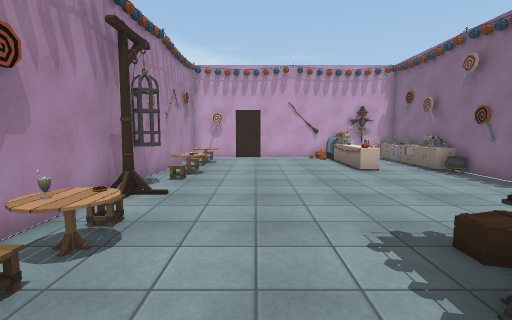
View 1 (above)

14 first-person views from a walk through a 3-D level made in the Unity game engine. The camera is 1.5 m above the floor, tilts 6° down and sees 85° across. The floor is counted in squares, 1 m on a side. Each view is taken from the middle of a square. On the plan, view 1 faces up. The plan holds only what a view shows up to about 14 squares ahead; the rest is blank. Some surface patterns are stand-ins.

View 2
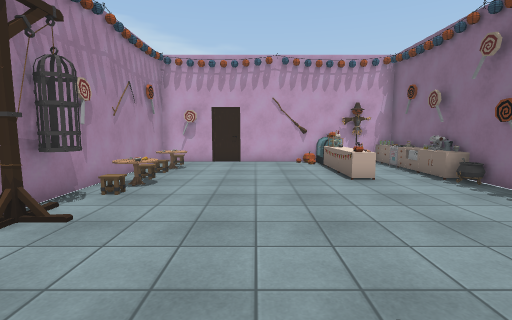

View 3
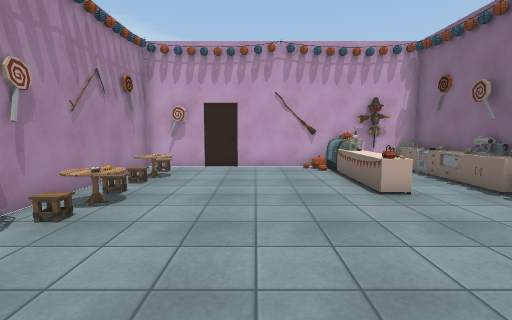

View 4
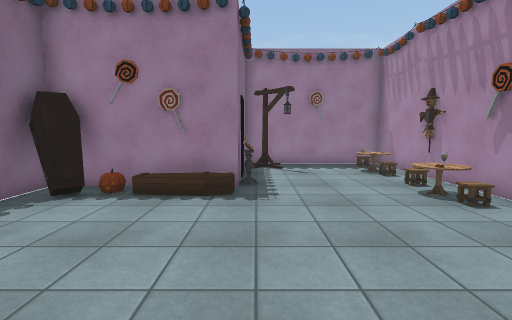

View 5
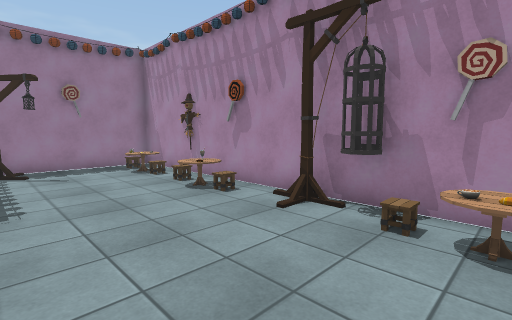

View 6
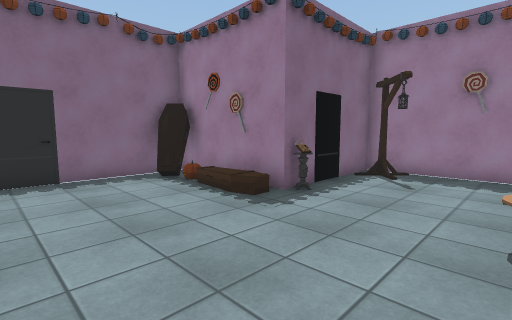

View 7
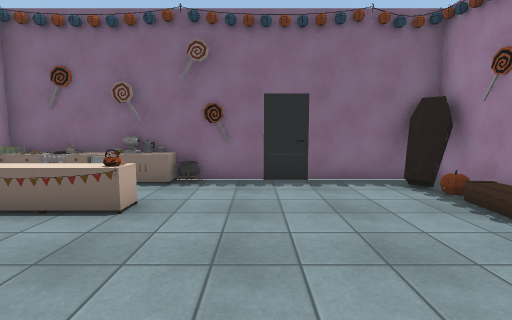

View 8
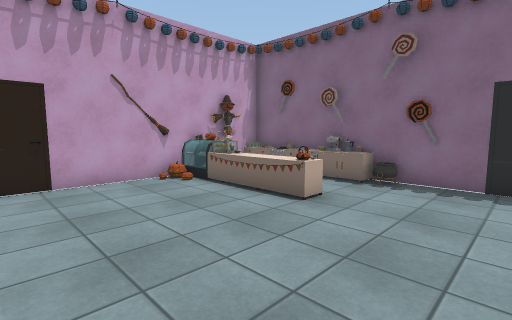

View 9
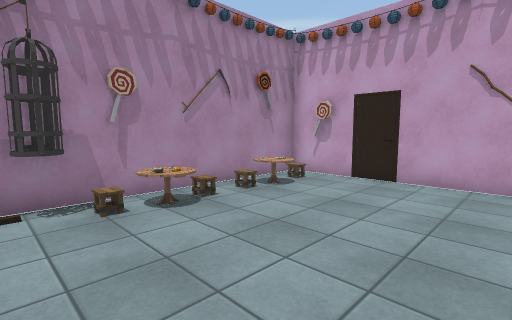

View 10
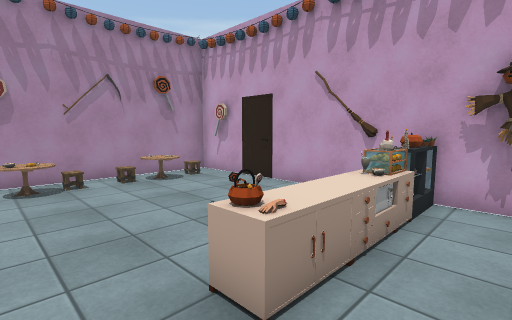

View 11
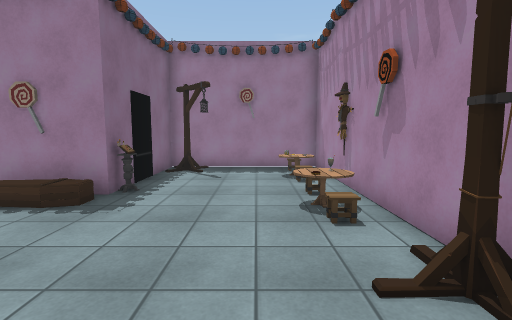

View 12
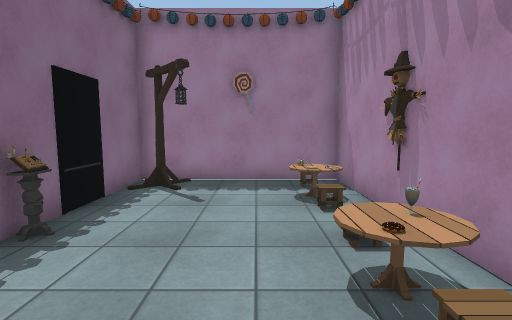

View 13
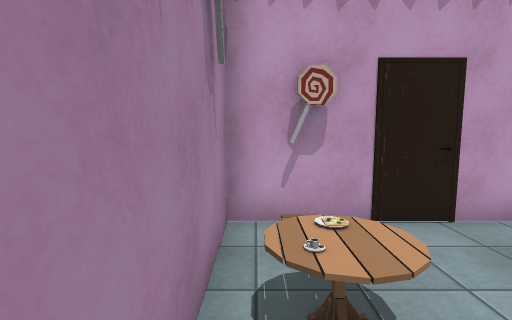

View 14
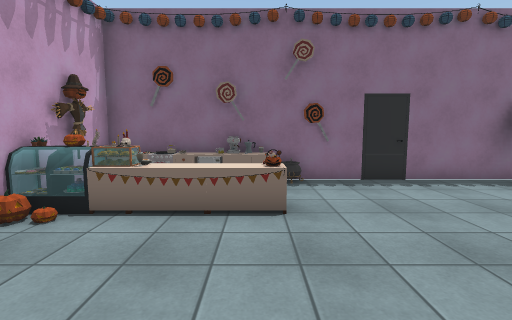

### Floor plan
Points are (right, up) in squares from view 1. A wall is a line through its corners. A room is listed if a view was taken in it or the views show most of it. See-through windows are left out.
Room 1 (views 1, 2, 3, 4, 5, 6, 7, 8, 9, 10, 11, 12, 13, 14)
walls: (2.1, 1.7) (2.1, 2.4); (7.5, 2.9) (7.5, 15.5) (-3.5, 15.5) (-3.5, -2.5) (2.5, -2.5) (2.5, 2.5) (7.5, 2.5); (1.2, -1.9) (1.6, -1.5) (1.9, -1.8)
objects: scarecrow (-4, 1) to (-3, 1); other object (-3, 0); table (-3, 3) to (-2, 4); other object (-3, 7) to (-3, 8); table (-3, 9) to (-2, 10); other object (-3, 10); cup (-3, 13); table (-3, 13) to (-2, 14); other object (-2, -1); table (-2, 0); pumpkin (3, 11); other object (3, 14); other object (4, 3); cupboard (4, 11) to (5, 12); cupboard (4, 13) to (5, 13); other object (4, 14); pumpkin (4, 15); cupboard (5, 14); fridge (5, 15); other object (6, 3) to (7, 4); scarecrow (6, 15); other object (7, 10); cupboard (7, 11); cupboard (7, 12); other object (7, 13); other object (7, 14); cupboard (7, 15)

Where each view was taken, in squares from view 1:
view 1: 0 up, 0 right, facing up
view 2: 2 up, 1 right, facing up
view 3: 4 up, 1 right, facing up
view 4: 10 up, 2 right, facing down
view 5: 10 up, 2 right, facing down-left
view 6: 8 up, 2 left, facing down-right
view 7: 8 up, 1 left, facing right
view 8: 7 up, 1 left, facing up-right
view 9: 7 up, 3 right, facing up-left
view 10: 9 up, 6 right, facing up-left
view 11: 9 up, 1 left, facing down
view 12: 6 up, 1 left, facing down
view 13: 11 up, 3 left, facing up
view 14: 11 up, 1 left, facing right
